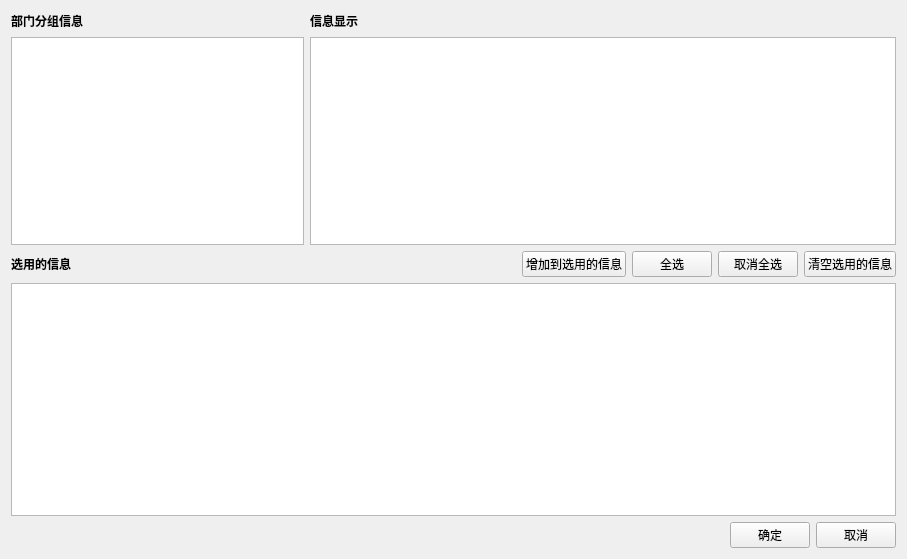
<?xml version="1.0" encoding="UTF-8"?>
<ui version="4.0">
 <class>TreeClass</class>
 <widget class="QWidget" name="TreeClass">
  <property name="geometry">
   <rect>
    <x>0</x>
    <y>0</y>
    <width>907</width>
    <height>559</height>
   </rect>
  </property>
  <property name="windowTitle">
   <string>Tree</string>
  </property>
  <layout class="QVBoxLayout" name="verticalLayout_4">
   <item>
    <layout class="QVBoxLayout" name="verticalLayout_3">
     <item>
      <layout class="QHBoxLayout" name="horizontalLayout_3" stretch="1,2">
       <item>
        <layout class="QVBoxLayout" name="verticalLayout">
         <item>
          <layout class="QHBoxLayout" name="horizontalLayout">
           <item>
            <widget class="QLabel" name="label">
             <property name="font">
              <font>
               <bold>true</bold>
              </font>
             </property>
             <property name="text">
              <string>部门分组信息</string>
             </property>
            </widget>
           </item>
           <item>
            <spacer name="horizontalSpacer">
             <property name="orientation">
              <enum>Qt::Horizontal</enum>
             </property>
             <property name="sizeHint" stdset="0">
              <size>
               <width>40</width>
               <height>20</height>
              </size>
             </property>
            </spacer>
           </item>
          </layout>
         </item>
         <item>
          <widget class="QTreeView" name="treeView_Class"/>
         </item>
        </layout>
       </item>
       <item>
        <layout class="QVBoxLayout" name="verticalLayout_2">
         <item>
          <layout class="QHBoxLayout" name="horizontalLayout_2">
           <item>
            <widget class="QLabel" name="label_2">
             <property name="font">
              <font>
               <bold>true</bold>
              </font>
             </property>
             <property name="text">
              <string>信息显示</string>
             </property>
            </widget>
           </item>
           <item>
            <spacer name="horizontalSpacer_2">
             <property name="orientation">
              <enum>Qt::Horizontal</enum>
             </property>
             <property name="sizeHint" stdset="0">
              <size>
               <width>40</width>
               <height>20</height>
              </size>
             </property>
            </spacer>
           </item>
          </layout>
         </item>
         <item>
          <widget class="QTreeView" name="treeView_Info"/>
         </item>
        </layout>
       </item>
      </layout>
     </item>
     <item>
      <layout class="QHBoxLayout" name="horizontalLayout_5">
       <item>
        <widget class="QLabel" name="label_3">
         <property name="font">
          <font>
           <bold>true</bold>
          </font>
         </property>
         <property name="text">
          <string>选用的信息</string>
         </property>
        </widget>
       </item>
       <item>
        <spacer name="horizontalSpacer_4">
         <property name="orientation">
          <enum>Qt::Horizontal</enum>
         </property>
         <property name="sizeHint" stdset="0">
          <size>
           <width>40</width>
           <height>20</height>
          </size>
         </property>
        </spacer>
       </item>
       <item>
        <widget class="QPushButton" name="pushButton_Add">
         <property name="text">
          <string>增加到选用的信息</string>
         </property>
        </widget>
       </item>
       <item>
        <widget class="QPushButton" name="pushButton_AllSelect">
         <property name="text">
          <string>全选</string>
         </property>
        </widget>
       </item>
       <item>
        <widget class="QPushButton" name="pushButton_CancelSelect">
         <property name="text">
          <string>取消全选</string>
         </property>
        </widget>
       </item>
       <item>
        <widget class="QPushButton" name="pushButton_Reset">
         <property name="text">
          <string>清空选用的信息</string>
         </property>
        </widget>
       </item>
      </layout>
     </item>
     <item>
      <widget class="QTextEdit" name="textEdit"/>
     </item>
     <item>
      <layout class="QHBoxLayout" name="horizontalLayout_4">
       <item>
        <spacer name="horizontalSpacer_3">
         <property name="orientation">
          <enum>Qt::Horizontal</enum>
         </property>
         <property name="sizeHint" stdset="0">
          <size>
           <width>40</width>
           <height>20</height>
          </size>
         </property>
        </spacer>
       </item>
       <item>
        <widget class="QPushButton" name="pushButton_OK">
         <property name="text">
          <string>确定</string>
         </property>
        </widget>
       </item>
       <item>
        <widget class="QPushButton" name="pushButton_Cancel">
         <property name="text">
          <string>取消</string>
         </property>
        </widget>
       </item>
      </layout>
     </item>
    </layout>
   </item>
  </layout>
 </widget>
 <layoutdefault spacing="6" margin="11"/>
 <resources>
  <include location="Tree.qrc"/>
 </resources>
 <connections/>
</ui>
